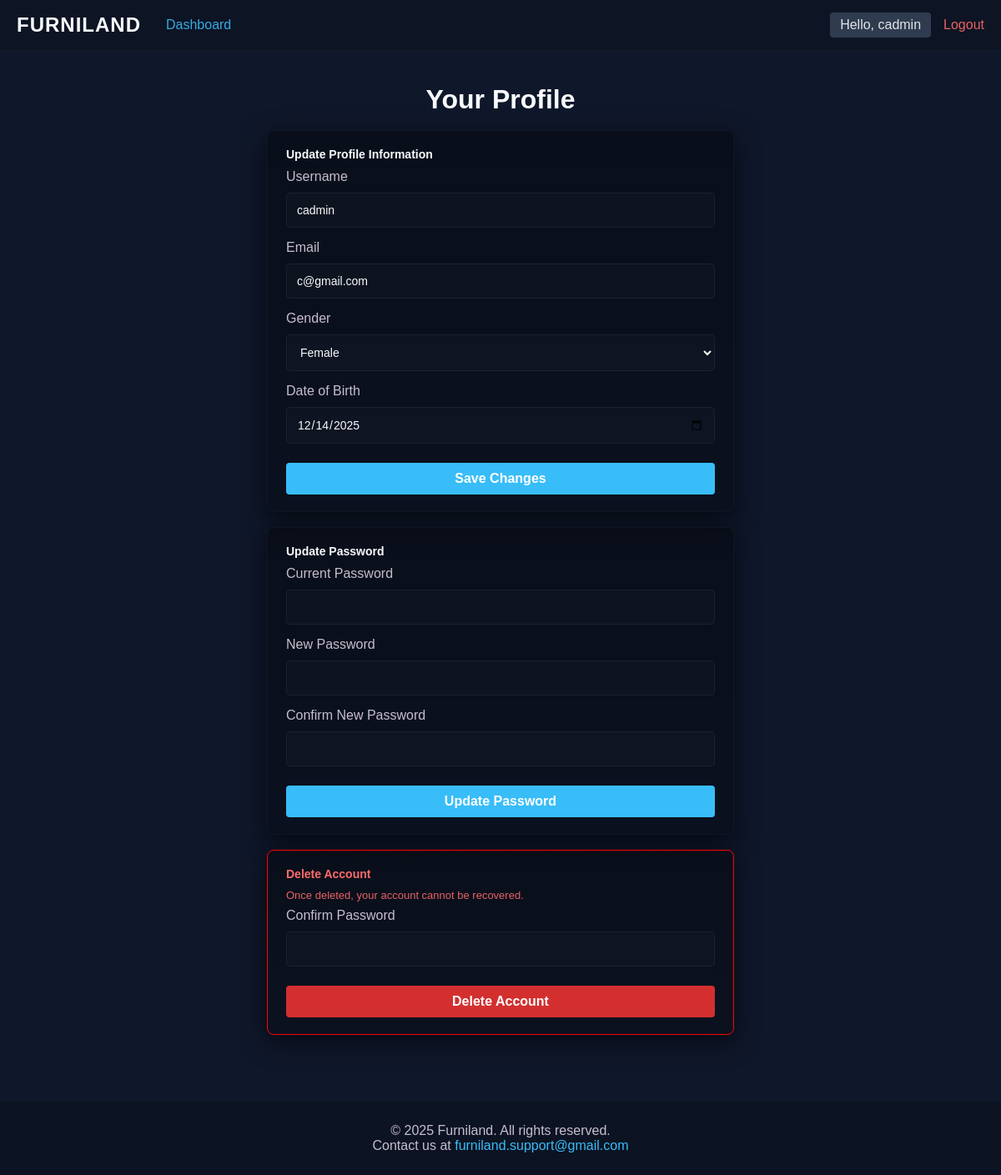
The app's page /profile.php (signed in) with its own data.
### tables this page shows
CREATE TABLE `users` (
    `userID` int(10) NOT NULL,
    `username` varchar(20) NOT NULL,
    `email` varchar(50) NOT NULL,
    `password` varchar(255) NOT NULL,
    `gender` varchar(6) NOT NULL,
    `dob` date NOT NULL,
    `role` varchar(6) NOT NULL
);

### profile.php (the view, shortened to what this page needs)
<?php
require_once 'config/db.php';
$userID = $_SESSION['userID'];
$stmt = $conn->prepare("SELECT username, email, gender, dob, password FROM users WHERE userID = ?");
$stmt->bind_param("i", $userID);
$stmt->execute();
$user = $stmt->get_result()->fetch_assoc();
include 'utils/header.php';
?>
<div class="profile-container">
    <h1 class="auth-title">Your Profile</h1>
    <div class="profile-card">
        <form method="POST">
            <h3 class="profile-section-title">Update Profile Information</h3>
            <label class="form-label">Username</label>
            <input type="text" name="username" value="<?= htmlspecialchars($user['username']) ?>" required>
            <label class="form-label">Email</label>
            <input type="email" name="email" value="<?= htmlspecialchars($user['email']) ?>" required>
            <label class="form-label">Gender</label>
            <select name="gender">
                <option value="Female" <?= ($user['gender'] === 'Female') ? 'selected' : '' ?>>Female</option>
            </select>
            <label class="form-label">Date of Birth</label>
            <input type="date" name="dob" value="<?= htmlspecialchars($user['dob']) ?>" required>
            <button type="submit" name="update_info" class="btn btn-block">Save Changes</button>
        </form>
    </div>
    <div class="profile-card">
        <form method="POST">
            <h3 class="profile-section-title">Update Password</h3>
            <label class="form-label">Current Password</label>
            <input type="password" name="current_password">
            <label class="form-label">New Password</label>
            <input type="password" name="new_password">
            <label class="form-label">Confirm New Password</label>
            <input type="password" name="confirm_password">
            <button type="submit" name="update_password" class="btn btn-block">Update Password</button>
        </form>
    </div>
    <div class="profile-cardz">
        <form method="POST">
            <h3 class="profile-section-title profile-delete-title">Delete Account</h3>
            <p class="profile-delete-note">Once deleted, your account cannot be recovered.</p>
            <label class="form-label">Confirm Password</label>
            <input type="password" name="confirm_password_delete">
            <button type="submit" name="delete_account" class="btn btn-block btn-danger">Delete Account</button>
        </form>
    </div>
</div>
<?php include 'utils/footer.php'; ?>

### style.css (style rules this page uses)
:root { --bg-primary: #0f172a; --bg-secondary: #1e293b; --bg-input: #020617; --text-primary: #f8fafc; --text-secondary: #94a3b8; --link-primary: #38bdf8; --link-secondary: #0ea5e9; --border-color: #334155; }
* { margin: 0; padding: 0; box-sizing: border-box; font-family: Verdana, Geneva, Tahoma, sans-serif; }
body { background-color: var(--bg-primary); color: var(--text-primary); min-height: 100vh; display: flex; flex-direction: column; }
input, select, textarea { width: 100%; padding: 12px; margin: 5px 0 15px 0; background-color: rgba(255,255,255,0.02); border: 1px solid rgba(255,255,255,0.06); border-radius: 5px; color: var(--text-primary); outline: none; font-size: 14px; }
.form-label { display: block; color: rgba(220,209,226,0.9); margin-bottom: 5px; font-weight: 500; }
.btn { background-color: var(--link-primary); color: #082022; padding: 10px 20px; border: none; border-radius: 4px; cursor: pointer; font-weight: bold; font-size: 16px; display: inline-block; text-align: center; transition: background 0.18s, transform 0.08s; }
.profile-container { display: flex; flex-direction: column; align-items: center; gap: 18px; padding: 40px 20px 80px; min-height: calc(100vh - 160px); }
.profile-card { width: 560px; max-width: calc(100% - 40px); background: linear-gradient(180deg, rgba(0,0,0,0.36), rgba(0,0,0,0.26)); border-radius: 8px; padding: 20px 22px; border: 1px solid rgba(255,255,255,0.03); box-shadow: 0 8px 30px rgba(0,0,0,0.6); }
.profile-cardz { width: 560px; max-width: calc(100% - 40px); background: linear-gradient(180deg, rgba(0,0,0,0.36), rgba(0,0,0,0.26)); border-radius: 8px; padding: 20px 22px; border: 1px solid red; box-shadow: 0 8px 30px rgba(0,0,0,0.6); }
.profile-section-title { color: var(--text-primary); margin-bottom: 10px; font-size: 14px; font-weight: 700; }
.btn-block { width: 100%; margin-top: 8px; color: white; }
.btn-danger { background: #d32f2f; color: white; border: none; }
.profile-delete-title { color: #ff6b6b; }
.profile-delete-note { color: rgba(255,107,107,0.9); font-size: 13px; margin-bottom: 8px; }
select { color: var(--text-primary); background-color: rgba(255,255,255,0.02); }
select option { color: var(--text-primary); background-color: var(--bg-primary); }
.auth-card select, .profile-card select { color: var(--text-primary); background-color: rgba(255,255,255,0.02); border: 1px solid rgba(255,255,255,0.06); }
.auth-card select option, .profile-card select option { color: var(--text-primary); background-color: var(--bg-secondary); }

### records on screen
users: username "cadmin", email "c@gmail.com", gender "Female", dob "12/14/2025"

### other values on screen
$name "cadmin"
